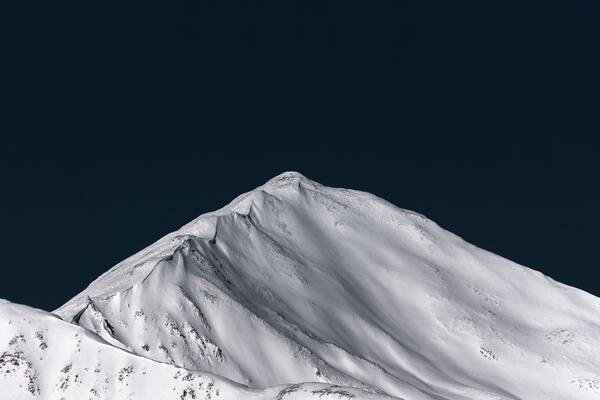
#> input picture Digital Image Proce3ssing lab/pic3.jpg, 600 x 400 px
$ python add_weight.py
#> lines starting #> are read from the running program, lines starting #| are printed output that depends on the picture
import cv2

img1=cv2.imread("pic3.jpg")
#> img1 is the input picture: shape (400, 600, 3); mean B, G, R 95.5, 84.6, 74.9
img2=cv2.imread("pic4.jpg")
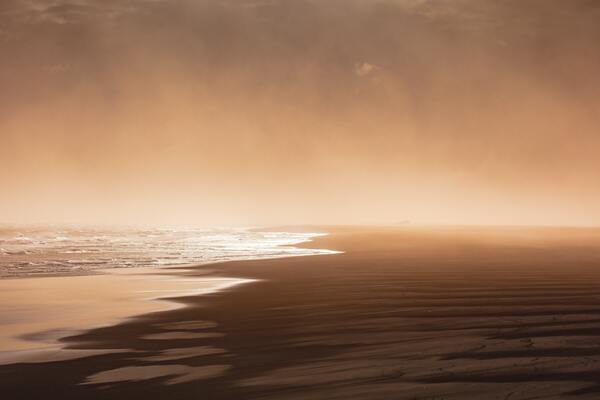
#> input picture Digital Image Proce3ssing lab/pic4.jpg, 600 x 400 px
#> img2 is the input picture: shape (400, 600, 3); mean B, G, R 94.5, 121.3, 158.1

imgFinal=cv2.addWeighted(img1,0.6,img2,0.4,0)
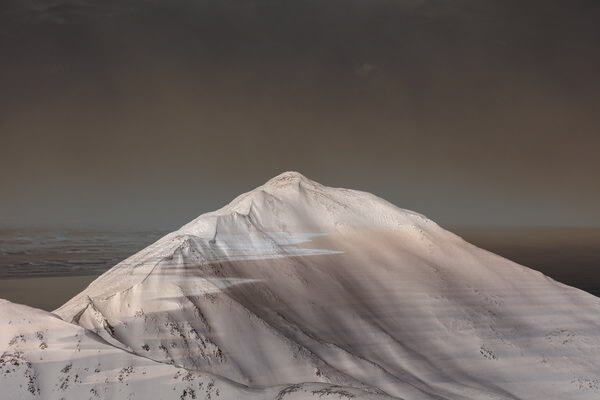
#> imgFinal: shape (400, 600, 3); mean B, G, R 95.1, 99.3, 108.2
cv2.imshow("Addition Method2",imgFinal)
cv2.waitKey(0)
